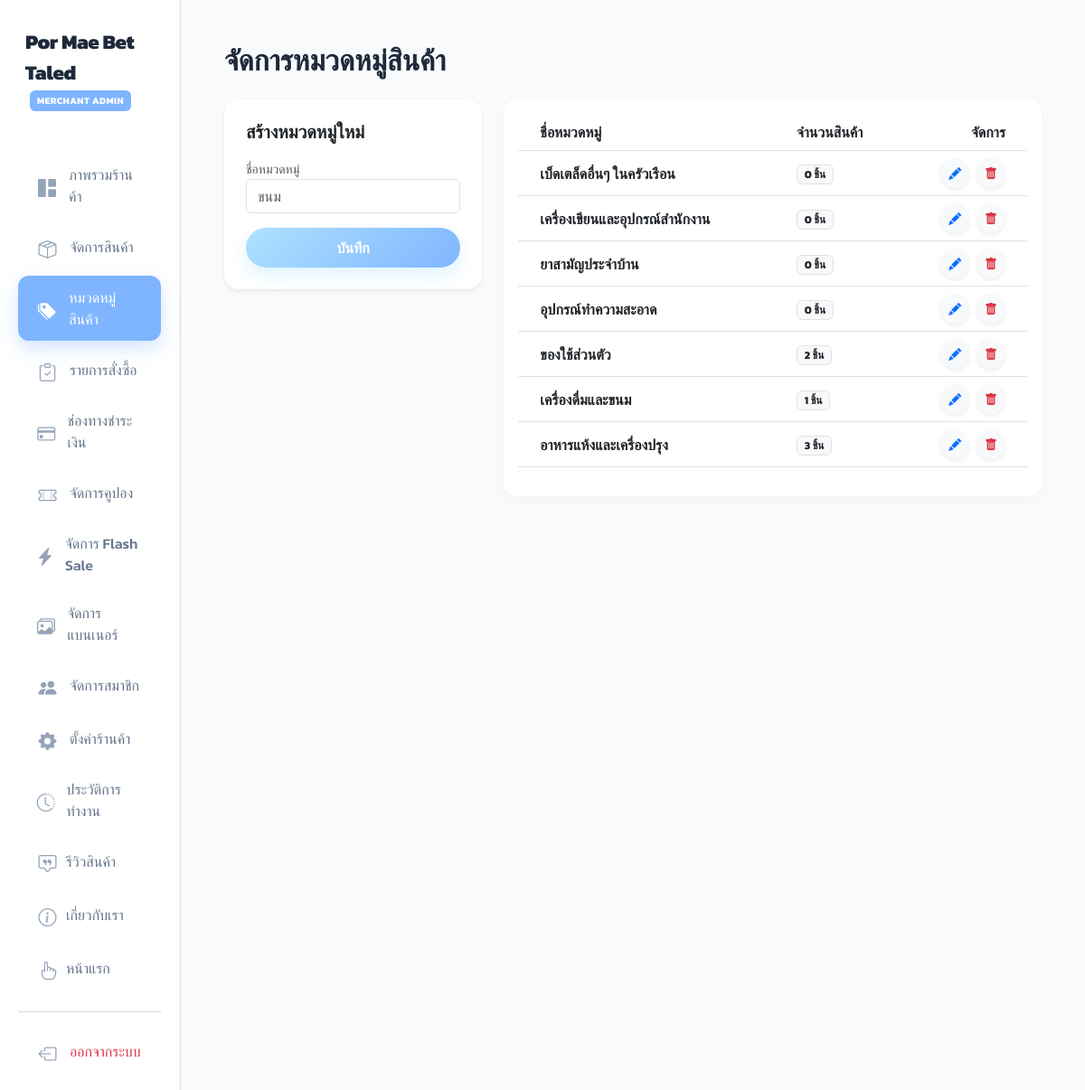
Page /admin_categories.php (signed in) on the committed database.
### tables this page shows
CREATE TABLE `categories` (
  `id` int(11) NOT NULL,
  `name` varchar(100) NOT NULL
);

### db.php (called while the page is built, shortened)
<?php
function get_csrf_token() {
    return $_SESSION['csrf_token'] ?? '';
}
?>

### admin_categories.php (the view, shortened to what this page needs)
<?php
include 'db.php';
?>
<!DOCTYPE html>
<html lang="th">
<head>
    <link href="https://cdn.jsdelivr.net/npm/bootstrap@5.3.0/dist/css/bootstrap.min.css" rel="stylesheet">
    <link rel="stylesheet" href="https://cdn.jsdelivr.net/npm/bootstrap-icons@1.11.1/font/bootstrap-icons.css">
</head>
<body>
<div class="container-fluid">
    <div class="row">
        <div class="col-md-2 p-0 border-end bg-white">
            <div class="collapse d-md-block" id="sidebarMenu">
                <div style="min-height: 100vh;">
                    <?php include 'admin_sidebar.php'; ?>
                </div>
            </div>
        </div>
        <div class="col-md-10 p-4 p-md-5">
            <h2 class="fw-bold mb-4">จัดการหมวดหมู่สินค้า</h2>
            <div class="row">
                <div class="col-md-4 mb-4">
                    <div class="card border-0 shadow-sm rounded-4 p-4">
                        <h5 class="fw-bold mb-3">สร้างหมวดหมู่ใหม่</h5>
                        <form method="POST">
                            <div class="mb-3">
                                <label class="text-muted small">ชื่อหมวดหมู่</label>
                                <input type="text" name="cat_name" class="form-control" placeholder="ขนม" required>
                            </div>
                            <button type="submit" name="add_cat" class="btn btn-gradient w-100 rounded-pill">บันทึก</button>
                        </form>
                    </div>
                </div>
                <div class="col-md-8">
                    <div class="card table-card p-3">
                        <div class="table-responsive">
                            <table class="table align-middle table-hover">
                                <thead class="bg-light">
                                    <tr>
                                        <th class="ps-4">ชื่อหมวดหมู่</th>
                                        <th>จำนวนสินค้า</th>
                                        <th class="text-end pe-4">จัดการ</th>
                                    </tr>
                                </thead>
                                <tbody>
                                    <?php
                                    $res = mysqli_query($conn, "SELECT c.*, (SELECT COUNT(*) FROM products p WHERE p.category_id = c.id) as prod_count FROM categories c ORDER BY c.id DESC");
                                    if(mysqli_num_rows($res) > 0): while($row = mysqli_fetch_assoc($res)):
                                    ?>
                                    <tr>
                                        <td class="ps-4 fw-bold"><?= $row['name'] ?></td>
                                        <td><span class="badge bg-light text-dark border"><?= $row['prod_count'] ?> ชิ้น</span></td>
                                        <td class="text-end pe-4">
                                            <button onclick="editCat(<?= $row['id'] ?>, '<?= $row['name'] ?>')" class="btn btn-light text-primary btn-sm rounded-circle shadow-sm me-1" data-bs-toggle="modal" data-bs-target="#editModal"><i class="bi bi-pencil-fill"></i></button>
                                            <a href="?delete=<?= $row['id'] ?>&csrf_token=<?= get_csrf_token() ?>" class="btn btn-light text-danger btn-sm rounded-circle shadow-sm" onclick="return confirm('ยืนยันลบ?');"><i class="bi bi-trash-fill"></i></a>
                                        </td>
                                    </tr>
                                    <?php endwhile; else: ?>
                                        <tr><td colspan="3" class="text-center py-4 text-muted">ยังไม่มีหมวดหมู่</td></tr>
                                    <?php endif; ?>
                                </tbody>
                            </table>
                        </div>
                    </div>
                </div>
            </div>
        </div>
    </div>
</div>
</body>
</html>

### style.css (style rules this page uses)
:root { --blue-main: #AEE2FF; --blue-hover: #7FB5FF; --blue-dark: #1d4ed8; --blue-light: #F0F8FF; --slate-dark: #1E293B; --slate-medium: #475569; --slate-light: #F8FAFC; --text-primary: #1E293B; --text-secondary: #64748B; --radius-sm: 8px; --radius-md: 16px; --radius-lg: 24px; --shadow-sm: 0 4px 10px rgba(174, 226, 255, 0.08), 0 2px 4px rgba(174, 226, 255, 0.08); --shadow-md: 0 10px 25px -5px rgba(174, 226, 255, 0.15), 0 8px 10px -6px rgba(174, 226, 255, 0.15); --shadow-lg: 0 20px 40px -10px rgba(127, 181, 255, 0.22); --shadow-hover: 0 25px 50px -12px rgba(127, 181, 255, 0.35); --transition-smooth: all 0.3s cubic-bezier(0.4, 0, 0.2, 1); }
body, button, input, select, textarea, .form-control, .btn, .modal-title, .card-title, h1, h2, h3, h4, h5, h6 { font-family: 'Kanit', 'Outfit', sans-serif !important; }
.bi, [class^="bi-"], [class*=" bi-"] { font-family: bootstrap-icons !important; }
body { color: var(--text-primary); background-color: var(--slate-light); overflow-x: hidden; animation: pageFadeIn 0.25s cubic-bezier(0.16, 1, 0.3, 1) forwards; }
.btn-gradient { background: linear-gradient(135deg, var(--blue-main) 0%, var(--blue-hover) 100%) !important; color: #fff !important; font-weight: 600; border: none !important; border-radius: 50px !important; padding: 10px 28px !important; box-shadow: 0 8px 20px rgba(174, 226, 255, 0.4) !important; transition: var(--transition-smooth) !important; }
body { transition: background-color 0.3s ease, color 0.3s ease; }

### admin_categories.php (style rules this page uses)
body { font-family: 'Kanit'; background: #f8f9fa; }
.table-card { border: none; border-radius: 15px; box-shadow: 0 5px 15px rgba(0,0,0,0.03); background: white; overflow: hidden; }
.btn-gradient { background: linear-gradient(135deg, #AEE2FF 0%, #7FB5FF 100%); color: white; border: none; }

### rows in the picture
categories: name "เบ็ดเตล็ดอื่นๆ ในครัวเรือน", prod_count "0"
categories: name "เครื่องเขียนและอุปกรณ์สำนักงาน", prod_count "0"
categories: name "ยาสามัญประจำบ้าน", prod_count "0"
categories: name "อุปกรณ์ทำความสะอาด", prod_count "0"
categories: name "ของใช้ส่วนตัว", prod_count "2"
categories: name "เครื่องดื่มและขนม", prod_count "1"
categories: name "อาหารแห้งและเครื่องปรุง", prod_count "3"
